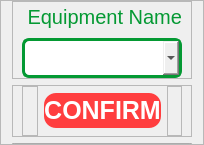
                     <widget class="QFrame" name="frame_132">
                      <property name="minimumSize">
                       <size>
                        <width>0</width>
                        <height>50</height>
                       </size>
                      </property>
                      <property name="styleSheet">
                       <string notr="true">border-color: white;
border-width: 0px;</string>
                      </property>
                      <property name="frameShape">
                       <enum>QFrame::StyledPanel</enum>
                      </property>
                      <property name="frameShadow">
                       <enum>QFrame::Raised</enum>
                      </property>
                      <layout class="QGridLayout" name="gridLayout_31">
                       <property name="topMargin">
                        <number>0</number>
                       </property>
                       <property name="bottomMargin">
                        <number>0</number>
                       </property>
                       <item row="1" column="0">
                        <widget class="QFrame" name="frame_12">
                         <property name="frameShape">
                          <enum>QFrame::StyledPanel</enum>
                         </property>
                         <property name="frameShadow">
                          <enum>QFrame::Raised</enum>
                         </property>
                         <layout class="QGridLayout" name="gridLayout_37">
                          <property name="topMargin">
                           <number>0</number>
                          </property>
                          <property name="bottomMargin">
                           <number>0</number>
                          </property>
                          <item row="1" column="0">
                           <widget class="QComboBox" name="equipment_edit_name_comboBox">
                            <property name="minimumSize">
                             <size>
                              <width>0</width>
                              <height>40</height>
                             </size>
                            </property>
                            <property name="maximumSize">
                             <size>
                              <width>16777215</width>
                              <height>16777215</height>
                             </size>
                            </property>
                            <property name="styleSheet">
                             <string notr="true">QComboBox{
border: 3px solid  #049933;;
border-radius: 0px;
font: 20px Arial, serif;
border-radius: 7px;
}
QComboBox:focus{
border-color: #00bc3b;
background-color: #f2f2f2;
}</string>
                            </property>
                           </widget>
                          </item>
                          <item row="0" column="0">
                           <widget class="QLabel" name="label_42">
                            <property name="minimumSize">
                             <size>
                              <width>0</width>
                              <height>30</height>
                             </size>
                            </property>
                            <property name="maximumSize">
                             <size>
                              <width>470</width>
                              <height>30</height>
                             </size>
                            </property>
                            <property name="styleSheet">
                             <string notr="true">border-color: white;
font: 20px Arial, serif;
color: rgb(4, 153, 51);</string>
                            </property>
                            <property name="text">
                             <string> Equipment Name</string>
                            </property>
                           </widget>
                          </item>
                         </layout>
                        </widget>
                       </item>
                       <item row="5" column="0">
                        <widget class="QLineEdit" name="lineEdit_2">
                         <property name="maximumSize">
                          <size>
                           <width>16777215</width>
                           <height>1</height>
                          </size>
                         </property>
                         <property name="focusPolicy">
                          <enum>Qt::NoFocus</enum>
                         </property>
                        </widget>
                       </item>
                       <item row="3" column="0">
                        <widget class="QFrame" name="frame_145">
                         <property name="minimumSize">
                          <size>
                           <width>0</width>
                           <height>50</height>
                          </size>
                         </property>
                         <property name="maximumSize">
                          <size>
                           <width>16777215</width>
                           <height>70</height>
                          </size>
                         </property>
                         <property name="frameShape">
                          <enum>QFrame::StyledPanel</enum>
                         </property>
                         <property name="frameShadow">
                          <enum>QFrame::Raised</enum>
                         </property>
                         <layout class="QHBoxLayout" name="horizontalLayout_52">
                          <property name="topMargin">
                           <number>0</number>
                          </property>
                          <property name="bottomMargin">
                           <number>0</number>
                          </property>
                          <item>
                           <widget class="QFrame" name="frame_146">
                            <property name="minimumSize">
                             <size>
                              <width>0</width>
                              <height>50</height>
                             </size>
                            </property>
                            <property name="maximumSize">
                             <size>
                              <width>50</width>
                              <height>100</height>
                             </size>
                            </property>
                            <property name="frameShape">
                             <enum>QFrame::StyledPanel</enum>
                            </property>
                            <property name="frameShadow">
                             <enum>QFrame::Raised</enum>
                            </property>
                           </widget>
                          </item>
                          <item>
                           <widget class="QPushButton" name="confirm_equipment_id_main_btn">
                            <property name="minimumSize">
                             <size>
                              <width>0</width>
                              <height>35</height>
                             </size>
                            </property>
                            <property name="maximumSize">
                             <size>
                              <width>16777215</width>
                              <height>35</height>
                             </size>
                            </property>
                            <property name="cursor">
                             <cursorShape>PointingHandCursor</cursorShape>
                            </property>
                            <property name="focusPolicy">
                             <enum>Qt::NoFocus</enum>
                            </property>
                            <property name="styleSheet">
                             <string notr="true">QPushButton{
border-color: #FF3E3F;
background-color: rgb(255, 62, 63);
color: rgb(255, 255, 255);
font: bold 25px Arial, serif;
border-radius: 12px;

cursor: grab;
}

QPushButton:hover{
	border-color:#cc3132;
	background-color: #cc3132;
}
QPushButton:focus{
	border-color:#cc3132;
	background-color: #cc3132;
}
</string>
                            </property>
                            <property name="text">
                             <string>CONFIRM</string>
                            </property>
                           </widget>
                          </item>
                          <item>
                           <widget class="QFrame" name="frame_147">
                            <property name="minimumSize">
                             <size>
                              <width>0</width>
                              <height>50</height>
                             </size>
                            </property>
                            <property name="maximumSize">
                             <size>
                              <width>50</width>
                              <height>16777215</height>
                             </size>
                            </property>
                            <property name="frameShape">
                             <enum>QFrame::StyledPanel</enum>
                            </property>
                            <property name="frameShadow">
                             <enum>QFrame::Raised</enum>
                            </property>
                           </widget>
                          </item>
                         </layout>
                        </widget>
                       </item>
                      </layout>
                     </widget>
